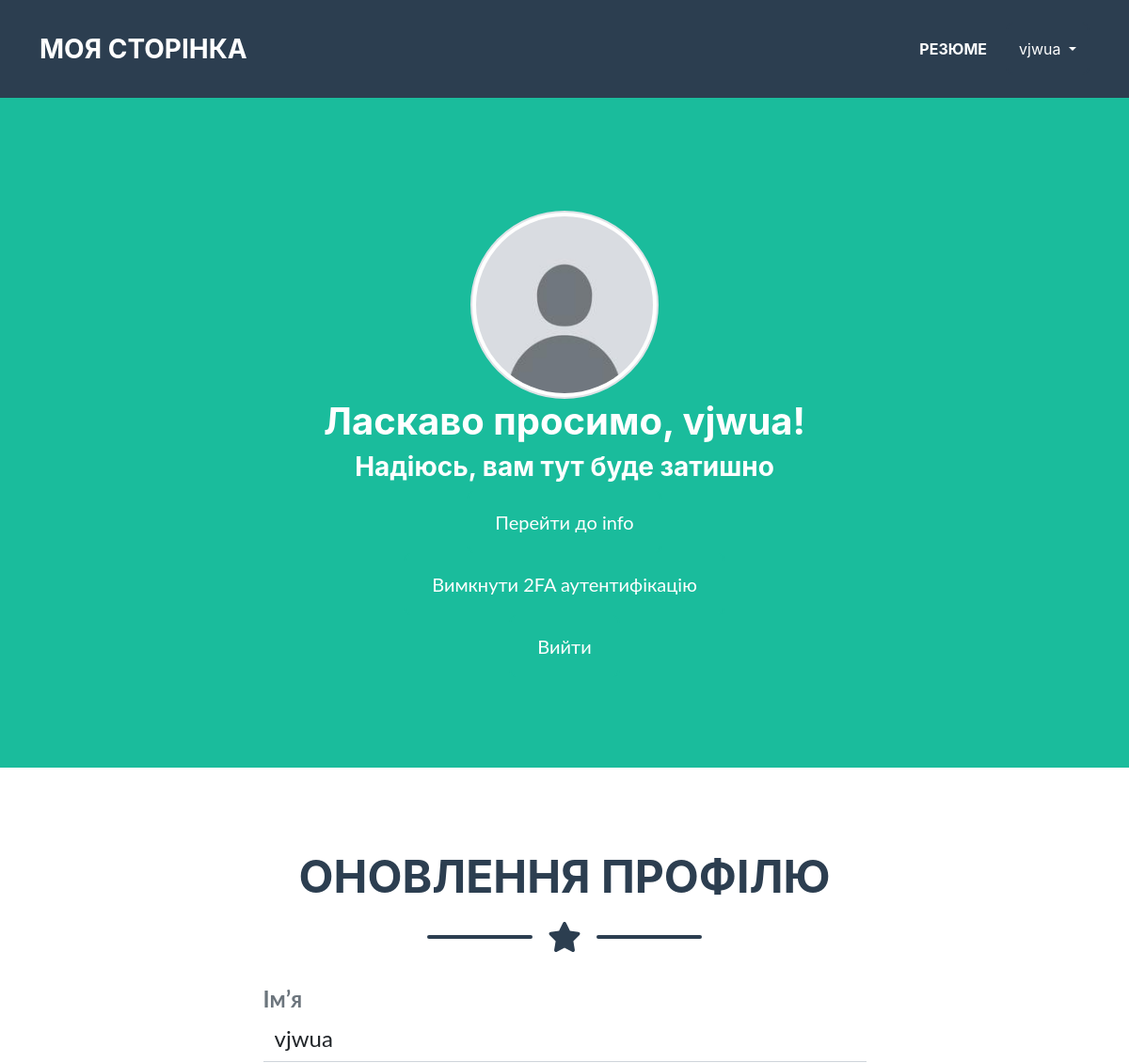
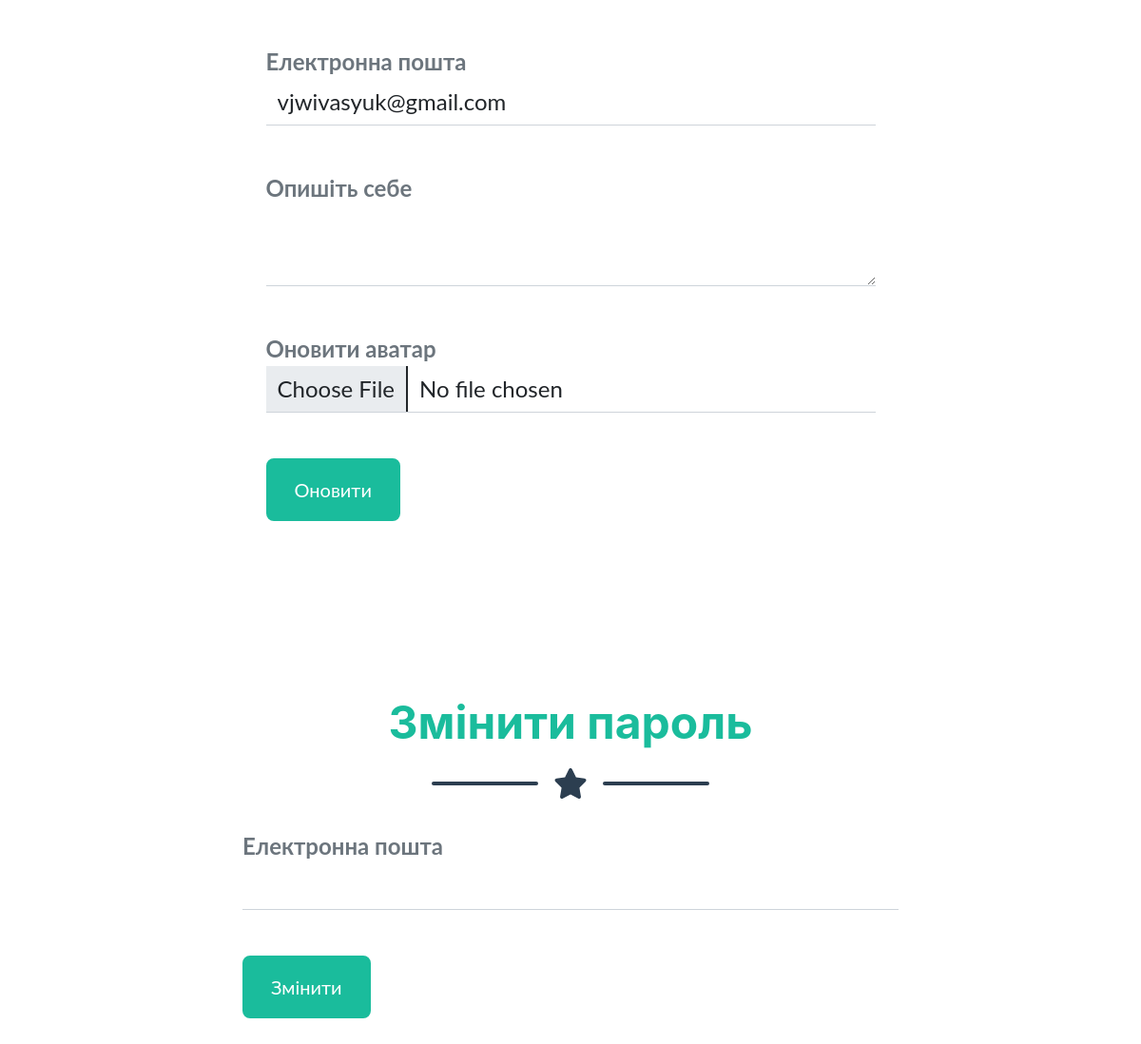
Screenshot of /account/account (signed in) with the database file from the repository (2 pictures, top to bottom).
### app/auth/models.py (models this page shows, shortened)
class User(db.Model, UserMixin):
    id = db.Column(db.Integer, primary_key=True)
    username = db.Column(db.String(20), unique=True, nullable=False)
    email = db.Column(db.String(120), unique=True, nullable=False)
    about_me = db.Column(db.String(140))
    password = db.Column(db.String(60), nullable=False)
    image_file = db.Column(db.String(60), nullable=False, server_default='default.jpg')
    is_confirmed = db.Column(db.Boolean, nullable=False, default=False)
    confirmed_on = db.Column(db.DateTime, nullable=True)
    failed_login_attempts = db.Column(db.Integer, default=0)
    is_two_factor_enabled = db.Column(db.Boolean(), nullable=False, default=False)
    secret_token = db.Column(db.String,nullable=True)

### app/account/views.py (the view)
@account_blueprint.route("/account", methods=['GET', 'POST'])
@login_required
def account():
    form = UpdateAccountForm()
    cp_form = ChangePasswordRequestForm()
    if form.validate_on_submit():
        current_user.username = form.username.data
        current_user.email = form.email.data
        current_user.about_me = form.about_me.data
        if form.picture.data:
            current_user.image_file = save_picture(form.picture.data)
        db.session.commit()
        flash("Аккаунт оновлено", category=("success"))
        return redirect(url_for('account_bp.account'))
    elif request.method == 'GET':
        form.username.data = current_user.username
        form.email.data = current_user.email
        form.about_me.data = current_user.about_me
    return render_template('account.html', form=form, cp_form=cp_form)

### app/account/forms.py (shortened to what this page needs)
class UpdateAccountForm(FlaskForm):
    username = StringField("Імʼя", validators=[DataRequired(message="Імʼя повинен містити від 4 до 20 символів"), Length(min=4, max=20),
    Regexp('^[A-Za-z][A-Za-z0-9_.]*$', message='Імʼя має містити букви, цифри, крапку та нижнє підкреслення')])
    email = StringField("Електронна пошта", validators=[DataRequired(message="Це поле обовʼязкове"), Email()])
    picture = FileField("Оновити аватар", validators=[FileAllowed(['jpg', 'png'])])
    about_me = TextAreaField("Опишіть себе", validators=[Length(max=140)])
    submit = SubmitField("Оновити")

class ChangePasswordRequestForm(FlaskForm):
    email = StringField("Електронна пошта", validators=[DataRequired("Це поле обовʼязкове"), Email()])
    submit = SubmitField("Змінити")

### app/auth/models.py (called while the page is built)
@login_manager.user_loader
def user_loader(user_id):
    return User.query.get(int(user_id))

### app/account/templates/account/account.html (shortened to what this page needs)
{% extends 'base.html' %}
{% block body %}
<header class="masthead bg-primary text-white text-center">
    <div class="container d-flex align-items-center flex-column">
        <img class="img-thumbnail rounded-circle account-img" width="200" height="200" src={{url_for('static', filename='profile_pics/' + current_user.image_file)}}>
        <h1>Ласкаво просимо, {{ current_user.username }}!</h1>
        <h3>Надіюсь, вам тут буде затишно</h3>
        <form id="logoutButton" action={{ url_for("account_bp.info") }}>
            <input class="btn btn-primary btn-xl" type="submit" value="Перейти до info" />
        </form>
        {% if current_user.is_two_factor_enabled %}
            <form id="logoutButton" action={{ url_for("auth_bp.disable_2fa") }}>
                <input class="btn btn-primary btn-xl" type="submit" value="Вимкнути 2FA аутентифікацію" />
            </form>
        {% else %}
            <form id="logoutButton" action={{ url_for("auth_bp.enable_2fa") }}>
                <input class="btn btn-primary btn-xl" type="submit" value="Увімкнути 2FA аутентифікацію" />
            </form>
        {% endif %}
        <form id="logoutButton" action={{ url_for("auth_bp.logout") }}>
            <input class="btn btn-primary btn-xl" type="submit" value="Вийти" />
        </form>
    </div>
</header>
<section class="page-section" id="update_account_data">
    <div class="container">
        <h2 class="page-section-heading text-center text-uppercase text-secondary mb-0">Оновлення профілю</h2>
        <div class="divider-custom">
            <div class="divider-custom-line"></div>
            <div class="divider-custom-icon"><i class="fas fa-star"></i></div>
            <div class="divider-custom-line"></div>
        </div>
        <div class="row justify-content-center">
            <div class="col-lg-8 col-xl-7">
                <form id="contactForm" action={{url_for("account_bp.account")}} method="POST" novalidate enctype="multipart/form-data">
                    {% from "_render_field.html" import render_field %}
                    <div class="form-floating mb-3">
                        {{ render_field(form.username)}}
                    </div>
                    <div class="form-floating mb-3">
                        {{ render_field(form.email)}}
                    </div>
                    <div class="form-floating mb-3">
                        {{ render_field(form.about_me)}}
                    </div>
                    <div class="form-floating mb-3">
                        {{ render_field(form.picture)}}
                    </div>
                    {{form.submit(class_='btn btn-primary btn-xl')}}
                </form>
            </div>
        </div>
    </div>
</section>
<section class="page-section" id="change_password">
    <h2 class="page-section-heading text-center text-primary mb-0">Змінити пароль</h2>
    <div class="divider-custom">
        <div class="divider-custom-line"></div>
        <div class="divider-custom-icon"><i class="fas fa-star"></i></div>
        <div class="divider-custom-line"></div>
    </div>
    <div class="row justify-content-center">
        <div class="col-lg-8 col-xl-7">
            <form id="contactForm" action={{url_for("account_bp.change_password_request")}} method="POST">
                {% from "_render_field.html" import render_field %}
                <div class="form-floating mb-3">
                    {{ render_field(cp_form.email) }}
                </div>
                {{cp_form.submit(class_='btn btn-primary btn-xl')}}
            </form>
        </div>
    </div>
</section>
{% endblock %}

### app/templates/nav.html (shortened to what this page needs)
{% set menu = {
    "Резюме": "00"
} %}
<nav class="navbar navbar-expand-lg bg-secondary text-uppercase" id="mainNav">
    <div class="container">
        <a class="navbar-brand" href="{{url_for("home_bp.home")}}">Моя сторінка</a>
        <div class="collapse navbar-collapse" id="navbarResponsive">
            <ul class="navbar-nav ms-auto">
                {%for name, url in menu.items() %}
                <li class="nav-item mx-0 mx-lg-1"><a class="nav-link py-3 px-0 px-lg-3 rounded" href={{url}}> {{ name | upper}} </a></li>
                {% endfor %}
                {% if current_user.is_authenticated %}
                    <div class="btn-group">
                        <button class="btn btn-secondary dropdown-toggle " type="button" id="dropdownMenuButton" data-bs-toggle="dropdown" aria-haspopup="true" aria-expanded="false">
                            {{ current_user.username }}
                        </button>
                    </div>
                {% else %}
                    <li class="nav-item mx-0 mx-lg-1"><a class="nav-link py-3 px-0 px-lg-3 rounded" href={{ url_for('auth_bp.login') }}> Увійти </a></li>
                {% endif %}
            </ul>
        </div>
    </div>
</nav>

### app/templates/_render_field.html
{% macro render_field(field) %}
<dt>{{ field.label() }}</dt>
{% if field.errors %}
<dd>{{ field(style="background-color: #dc3545;", class="form-control", **kwargs) | safe }}</dd>
    <ul>
        {% for error in field.errors %}
            <li class="list-group-item list-group-item-danger"> {{error}} </li>
        {% endfor %}
    </ul>
{% else %}
<dd>{{ field(class="form-control", **kwargs) | safe }}</dd>
<br>
{% endif %}
{% endmacro %}

### rows the page displays
User: username "vjwua", image_file (placeholder picture), email "vjwivasyuk@gmail.com"

### other values shown
{{ name | upper }} "РЕЗЮМЕ"
{{ field.label() }} "Імʼя Електронна пошта Опишіть себе Оновити аватар Електронна пошта"
